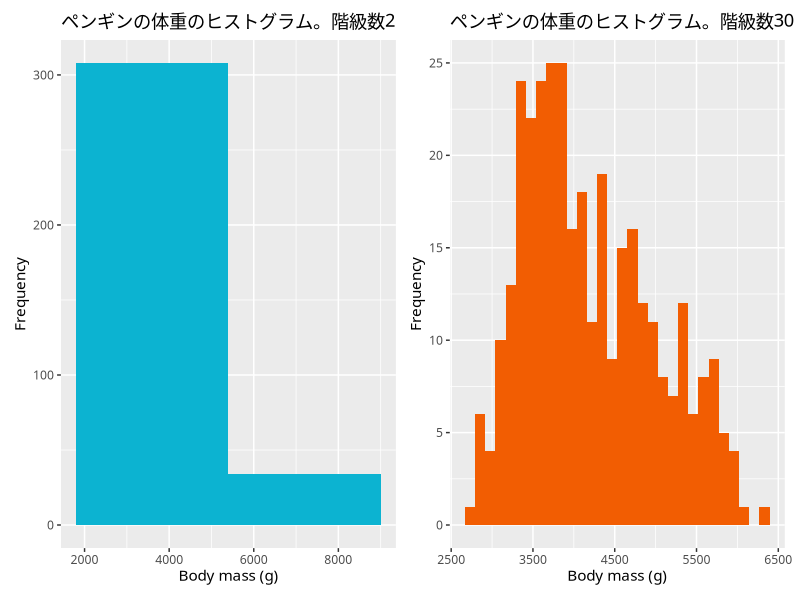
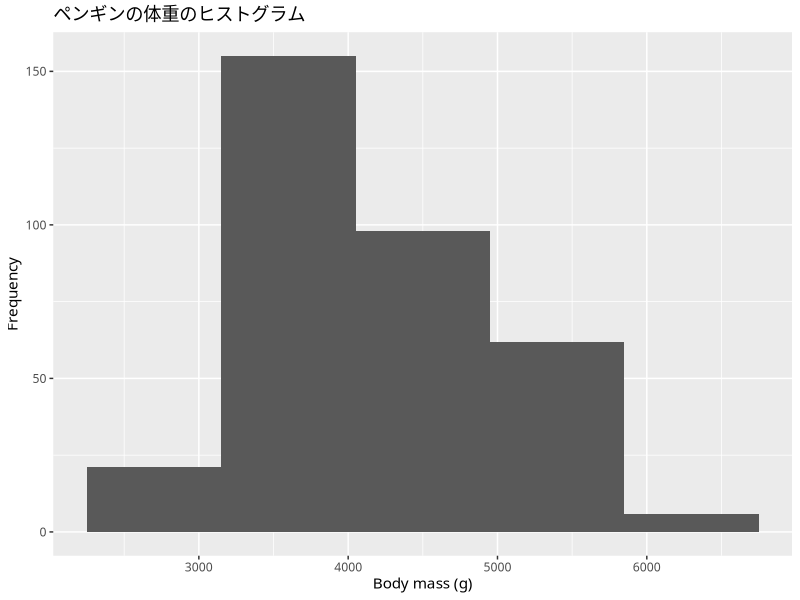
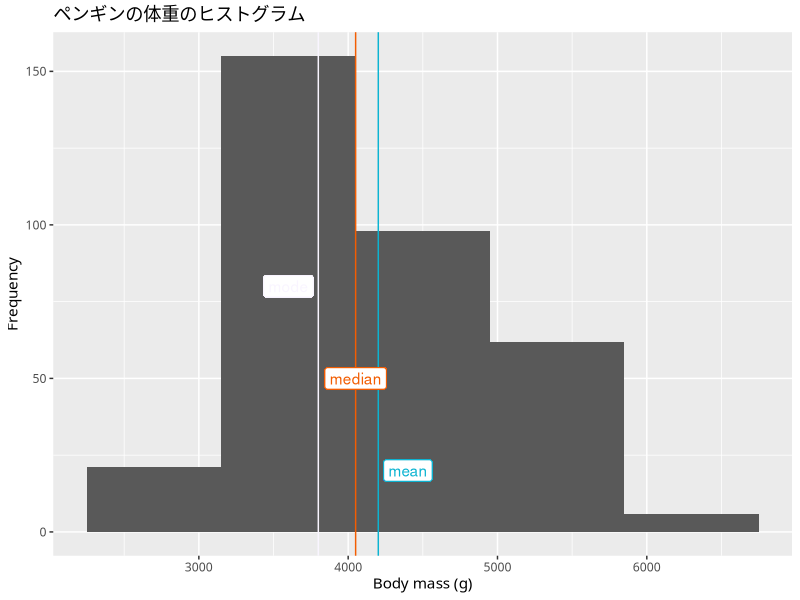
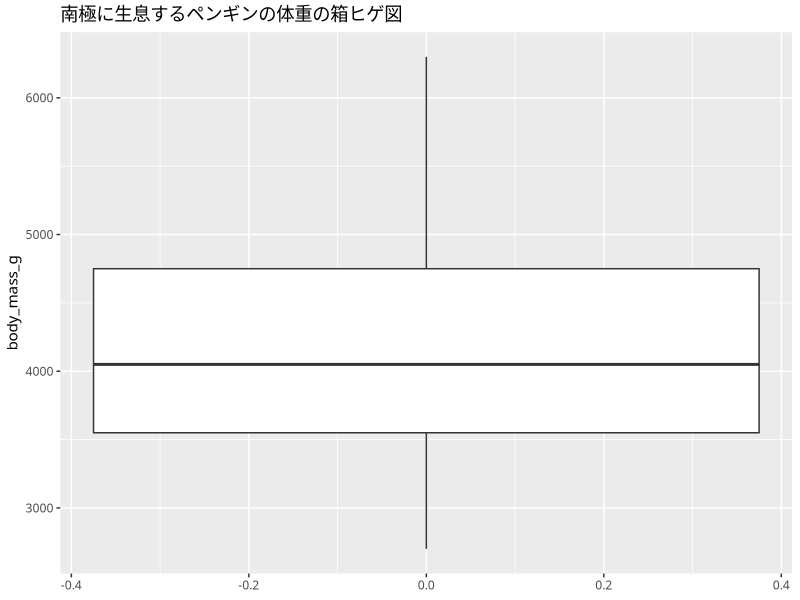
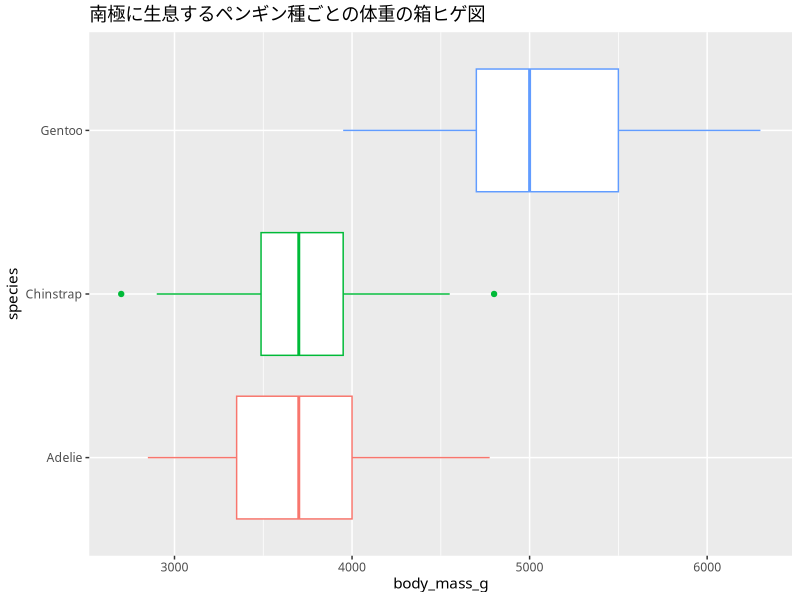

Reproduce these figures in R, in order.
## ---- chunk 1
#| label: パッケージの読み込み
library(tidyverse)
library(patchwork) # グラフの配置を調整するために利用
library(palmerpenguins) # ペンギンデータを利用
## ---- chunk 2
#| include: false
theme_set(theme_gray(base_family = "Noto Sans JP"))
options(device = "png")
## ---- chunk 3
p1 <-
  penguins |> 
  ggplot(aes(body_mass_g)) +
  geom_histogram(bins = 2, fill = "#0cb3d1") +
  ylab("Frequency") +
  xlab("Body mass (g)") +
  labs(title = "ペンギンの体重のヒストグラム。階級数2")
p2 <-
  penguins |> 
  ggplot(aes(body_mass_g)) +
  geom_histogram(bins = 30, fill = "#f25d02") +
  ylab("Frequency") +
  xlab("Body mass (g)") +
  labs(title = "ペンギンの体重のヒストグラム。階級数30")
## ---- chunk 4
#| fig-cap: 階級数によってヒストグラムの見た目は変わる
p1 + p2 + 
  plot_layout(ncol = 2)
## ---- chunk 5
# ペンギンの体重について、階級幅を1000として度数分布表を作成する
weight_freq <- 
  table(cut(penguins$body_mass_g, 
            breaks = seq(2000, 
                         7000, 
                         by = 1000),
            dig.lab = 4))
tibble::tibble(
  class = names(weight_freq),
  frequency = weight_freq)
## ---- chunk 6
p <- 
  penguins |> 
  ggplot(aes(body_mass_g)) +
  # ヒストグラムでは柱の階級をビン bin と呼ぶ
  geom_histogram(bins = 5) +
  ylab("Frequency") +
  xlab("Body mass (g)") +
  labs(title = "ペンギンの体重のヒストグラム")

p
## ---- chunk 7
p +
  geom_vline(xintercept = mean(penguins$body_mass_g, na.rm = TRUE),
             color = "#0cb3d1") +
  geom_vline(xintercept = median(penguins$body_mass_g, na.rm = TRUE),
             color = "#f25d02") +
  geom_vline(xintercept = as.numeric(names(which.max(table(penguins$body_mass_g)))),
             color = "#f9f5ff") +
  geom_label(aes(4400, 20), 
             label = "mean", 
             color = "#0cb3d1",
             show.legend = FALSE) +
  geom_label(aes(4050, 50), 
             label = "median", 
             color = "#f25d02",
             show.legend = FALSE) +
  geom_label(aes(3600, 80), 
             label = "mode", 
             color = "#f9f5ff",
             show.legend = FALSE)
## ---- chunk 8
penguins |> 
  ggplot(aes(y = body_mass_g)) +
  geom_boxplot() +
  labs(title = "南極に生息するペンギンの体重の箱ヒゲ図")
## ---- chunk 9
# 分類群ごとの箱ヒゲ図を描画
# あらかじめ中央値を計算し、グラフ上では中央値の並びで分類群が表示されるように
# 調整しています。
penguins |> 
  ggplot(aes(x = species, y = body_mass_g, color = species)) +
  geom_boxplot() +
  coord_flip() +
  guides(color = "none") +
  labs(title = "南極に生息するペンギン種ごとの体重の箱ヒゲ図")
